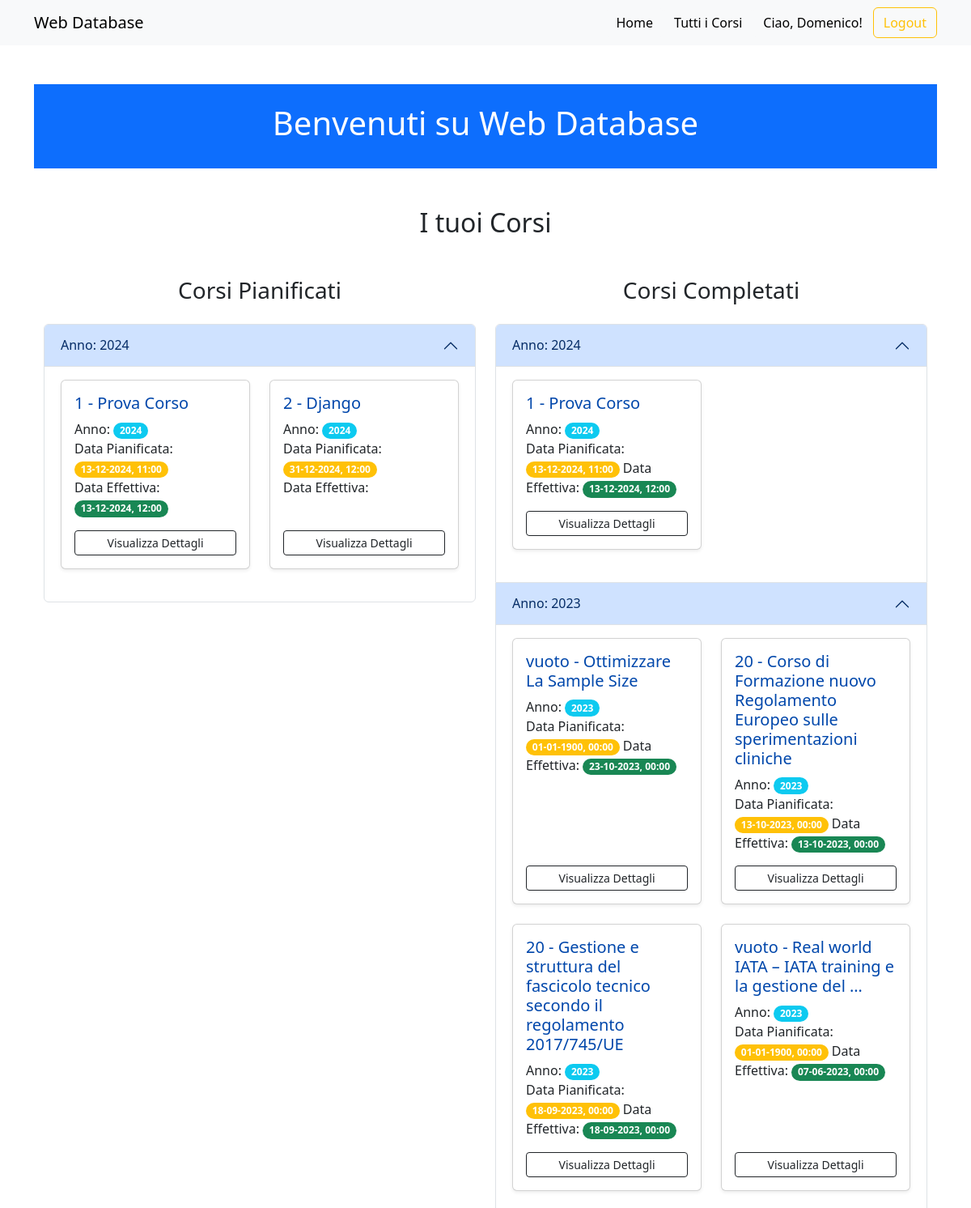
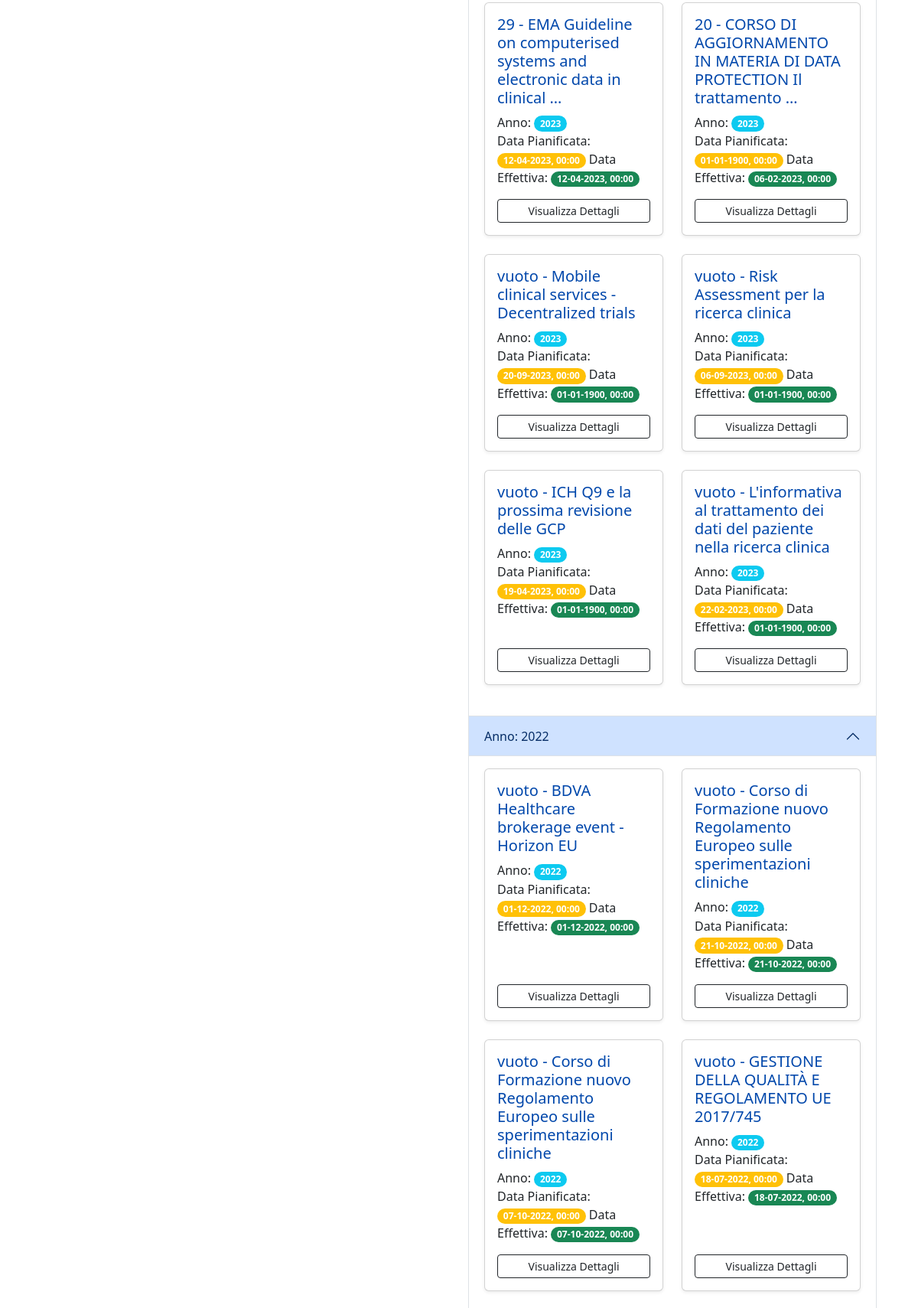
Screenshot of / (signed in, upper part) with the database file from the repository (2 pictures, top to bottom).
### web_app/models.py (models this page shows, shortened)
class CustomUser(AbstractUser):
    USER_TYPE_CHOICES = (
        ('person', 'Persona'),
        ('quality_manager', 'Quality Manager'),
    )
    user_type = models.CharField(max_length=20, choices=USER_TYPE_CHOICES)

class Course(models.Model):
    year = models.IntegerField(null=True, blank=True)
    course_n = models.CharField(max_length=255, null=True, blank=True)
    course_name = models.TextField(null=True, blank=True)
    planned_date = models.DateTimeField(null=True, blank=True)
    effective_date = models.DateTimeField(null=True, blank=True)
    type = models.CharField(max_length=255, null=True, blank=True)
    start = models.CharField(max_length=255, null=True, blank=True)
    check_review = models.CharField(max_length=255, null=True, blank=True)
    end = models.CharField(max_length=255, null=True, blank=True)
    duration = models.FloatField(null=True, blank=True)
    i_e = models.CharField(max_length=255, null=True, blank=True)
    trainer = models.CharField(max_length=255, null=True, blank=True)
    cost = models.FloatField(null=True, blank=True)
    requirement = models.CharField(max_length=255, null=True, blank=True)

### web_app/views.py (the view)
# urls.py: 2. Add a URL to urlpatterns:  path('', views.home, name='home')
def home(request):
    if request.user.is_authenticated:
        planned = Course.objects.filter(courses_attendances__user=request.user, courses_attendances__state="planned").order_by('-effective_date', '-planned_date')
        completed = Course.objects.filter(courses_attendances__user=request.user, courses_attendances__state="completed").order_by('-effective_date', '-planned_date')
    else:
        planned = None
        completed = None
    return render(request, 'web_app/home.html', context={'title': 'Home', 'planned': planned, 'completed': completed})

### web_app/templates/web_app/home.html (shortened to what this page needs)
{% extends "base.html" %}
{% block content %}
<div class="container-fluid bg-primary text-white text-center py-4">
    <h1>Benvenuti su Web Database</h1>
</div>
{% if user.is_authenticated %}
    <h2 class="text-center my-5">I tuoi Corsi</h2>
    <div class="container">
        <div class="row">
            <div class="col-lg-6">
                <h3 class="mb-4 text-center">Corsi Pianificati</h3>
                {% regroup planned|dictsortreversed:"year" by year as planned_by_year %}
                <div class="accordion mb-4" id="plannedAccordion">
                    {% for group in planned_by_year %}
                        <div class="accordion-item">
                            <h2 class="accordion-header" id="planned-heading-{{ group.grouper }}">
                                <button class="accordion-button" type="button" data-bs-toggle="collapse" data-bs-target="#planned-collapse-{{ group.grouper }}" aria-expanded="true" aria-controls="planned-collapse-{{ group.grouper }}">
                                    Anno: {{ group.grouper }}
                                </button>
                            </h2>
                            <div id="planned-collapse-{{ group.grouper }}" class="accordion-collapse collapse show" aria-labelledby="planned-heading-{{ group.grouper }}">
                                <div class="accordion-body">
                                    <div class="row">
                                        {% for course in group.list %}
                                            <div class="col-lg-6 col-md-6 mb-4">
                                                <a href="{% url 'course_detail' course.id %}" class="card h-100 shadow-sm text-decoration-none">
                                                    <div class="card-body d-flex flex-column">
                                                        <h5 class="card-title" style="color: rgb(0, 71, 171);">
                                                            {{ course.course_n }} - {{ course.course_name|truncatewords:10 }}
                                                        </h5>
                                                        <p class="card-text">
                                                            Anno: <span class="badge rounded-pill bg-info">{{ course.year }}</span><br>
                                                            Data Pianificata: <span class="badge rounded-pill bg-warning">{{ course.planned_date|date:'d-m-Y, H:i' }}</span><br>
                                                            Data Effettiva: <span class="badge rounded-pill bg-success">{{ course.effective_date|date:'d-m-Y, H:i' }}</span><br>
                                                        </p>
                                                        <div class="mt-auto">
                                                            <button class="btn btn-sm btn-outline-dark w-100">Visualizza Dettagli</button>
                                                        </div>
                                                    </div>
                                                </a>
                                            </div>
                                        {% endfor %}
                                    </div>
                                </div>
                            </div>
                        </div>
                    {% endfor %}
                </div>
            </div>
            <div class="col-lg-6">
                <h3 class="mb-4 text-center">Corsi Completati</h3>
                {% regroup completed|dictsortreversed:"year" by year as completed_by_year %}
                <div class="accordion mb-4" id="completedAccordion">
                    {% for group in completed_by_year %}
                        <div class="accordion-item">
                            <h2 class="accordion-header" id="completed-heading-{{ group.grouper }}">
                                <button class="accordion-button" type="button" data-bs-toggle="collapse" data-bs-target="#completed-collapse-{{ group.grouper }}" aria-expanded="true" aria-controls="completed-collapse-{{ group.grouper }}">
                                    Anno: {{ group.grouper }}
                                </button>
                            </h2>
                            <div id="completed-collapse-{{ group.grouper }}" class="accordion-collapse collapse show" aria-labelledby="completed-heading-{{ group.grouper }}">
                                <div class="accordion-body">
                                    <div class="row">
                                        {% for course in group.list %}
                                            <div class="col-lg-6 col-md-6 mb-4">
                                                <a href="{% url 'course_detail' course.id %}" class="card h-100 shadow-sm text-decoration-none">
                                                    <div class="card-body d-flex flex-column">
                                                        <h5 class="card-title" style="color: rgb(0, 71, 171);">
                                                            {{ course.course_n }} - {{ course.course_name|truncatewords:10 }}
                                                        </h5>
                                                        <p class="card-text">
                                                            Anno: <span class="badge rounded-pill bg-info">{{ course.year }}</span><br>
                                                            Data Pianificata: <span class="badge rounded-pill bg-warning">{{ course.planned_date|date:'d-m-Y, H:i' }}</span>
                                                            Data Effettiva: <span class="badge rounded-pill bg-success">{{ course.effective_date|date:'d-m-Y, H:i' }}</span>
                                                        </p>
                                                        <div class="mt-auto">
                                                            <button class="btn btn-sm btn-outline-dark w-100">Visualizza Dettagli</button>
                                                        </div>
                                                    </div>
                                                </a>
                                            </div>
                                        {% endfor %}
                                    </div>
                                </div>
                            </div>
                        </div>
                    {% endfor %}
                </div>
            </div>
        </div>
    </div>
{% else %}
    <h2 class="text-center my-5">Registrati o accedi per visualizzare i tuoi corsi</h2>
{% endif %}
{% endblock %}

### templates/base.html (shortened to what this page needs)
<!DOCTYPE html>
<html lang="it">
<head>
    <link href="https://cdn.jsdelivr.net/npm/bootstrap@5.3.0/dist/css/bootstrap.min.css" rel="stylesheet">
    <link rel="stylesheet" href="https://cdn.jsdelivr.net/npm/flatpickr/dist/themes/airbnb.css">
</head>
<body class="d-flex flex-column min-vh-100">
    <nav class="navbar navbar-expand-lg navbar-light bg-light">
        <div class="container">
            <a class="navbar-brand" href="{% url 'home' %}">Web Database</a>
            <div class="collapse navbar-collapse" id="navbarNav">
                <ul class="navbar-nav ms-auto">
                    <li class="nav-item">
                        <a class="btn btn-light" href="{% url 'home' %}">Home</a>
                    </li>
                    <li class="nav-item">
                        <a class="btn btn-light" href="{% url 'courses' %}">Tutti i Corsi</a>
                    </li>
                    {% if user.is_authenticated %}
                        <li class="nav-item">
                            <a class="btn btn-light" href="{% url 'user_detail' user.id %}">Ciao, {{ user.first_name }}!</a>
                        </li>
                        <li class="nav-item">
                            <form method="POST" action="{% url 'logout' %}"> {% csrf_token %}
                                <button type="submit" class="btn btn-outline-warning">Logout</button>
                            </form>
                        </li>
                    {% endif %}
                </ul>
            </div>
        </div>
    </nav>
    <main class="container my-5 flex-grow-1">
        {% block content %}
        {% endblock %}
    </main>
</body>
</html>

### templates/base.html (style rules this page uses)
html, body { height: 100%; }

### rows the page displays
CustomUser: first_name "Domenico"
Course: course_n "1", course_name "Prova Corso", year "2024", planned_date "13-12-2024, 11:00", effective_date "13-12-2024, 12:00"
Course: course_n "2", course_name "Django", year "2024", planned_date "31-12-2024, 12:00"
Course: course_n "vuoto", course_name "Ottimizzare La Sample Size", year "2023", planned_date "01-01-1900, 00:00", effective_date "23-10-2023, 00:00"
Course: course_n "20", course_name "Corso di Formazione nuovo Regolamento Europeo sulle sperimentazioni cliniche", year "2023", planned_date "13-10-2023, 00:00", effective_date "13-10-2023, 00:00"
Course: course_n "20", course_name "Gestione e struttura del fascicolo tecnico secondo il regolamento 2017/745/UE", year "2023", planned_date "18-09-2023, 00:00", effective_date "18-09-2023, 00:00"
Course: course_n "vuoto", course_name "Real world IATA – IATA training e la gestione del …", year "2023", planned_date "01-01-1900, 00:00", effective_date "07-06-2023, 00:00"
Course: course_n "29", course_name "EMA Guideline on computerised systems and electronic data in clinical …", year "2023", planned_date "12-04-2023, 00:00", effective_date "12-04-2023, 00:00"
Course: course_n "20", course_name "CORSO DI AGGIORNAMENTO IN MATERIA DI DATA PROTECTION Il trattamento …", year "2023", planned_date "01-01-1900, 00:00", effective_date "06-02-2023, 00:00"
Course: course_n "vuoto", course_name "Mobile clinical services - Decentralized trials", year "2023", planned_date "20-09-2023, 00:00", effective_date "01-01-1900, 00:00"
Course: course_n "vuoto", course_name "Risk Assessment per la ricerca clinica", year "2023", planned_date "06-09-2023, 00:00", effective_date "01-01-1900, 00:00"
Course: course_n "vuoto", course_name "ICH Q9 e la prossima revisione delle GCP", year "2023", planned_date "19-04-2023, 00:00", effective_date "01-01-1900, 00:00"
Course: course_n "vuoto", course_name "L'informativa al trattamento dei dati del paziente nella ricerca clinica", year "2023", planned_date "22-02-2023, 00:00", effective_date "01-01-1900, 00:00"
Course: course_n "vuoto", course_name "BDVA Healthcare brokerage event - Horizon EU", year "2022", planned_date "01-12-2022, 00:00", effective_date "01-12-2022, 00:00"
Course: course_n "vuoto", course_name "Corso di Formazione nuovo Regolamento Europeo sulle sperimentazioni cliniche", year "2022", planned_date "21-10-2022, 00:00", effective_date "21-10-2022, 00:00"
Course: course_n "vuoto", course_name "Corso di Formazione nuovo Regolamento Europeo sulle sperimentazioni cliniche", year "2022", planned_date "07-10-2022, 00:00", effective_date "07-10-2022, 00:00"
Course: course_n "vuoto", course_name "GESTIONE DELLA QUALITÀ E REGOLAMENTO UE 2017/745", year "2022", planned_date "18-07-2022, 00:00", effective_date "18-07-2022, 00:00"

### other values shown
{{ group.grouper }} "2024"
{{ group.grouper }} "2024" "2023" "2022"
